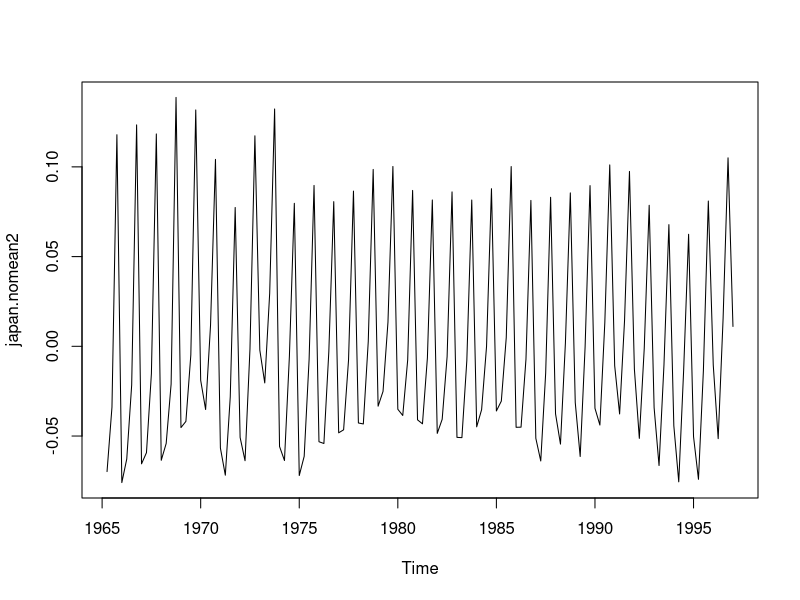

Recreate this plot in R.
library(waveslim)


### Name: ortho.basis
### Title: Derive Orthonormal Basis from Wavelet Packet Tree
### Aliases: ortho.basis
### Keywords: ts

### ** Examples

data(japan)
J <- 4
wf <- "mb8"
japan.mra <- mra(log(japan), wf, J, boundary="reflection")
japan.nomean <-
  ts(apply(matrix(unlist(japan.mra[-(J+1)]), ncol=J, byrow=FALSE), 1, sum),
     start=1955, freq=4)
japan.nomean2 <- ts(japan.nomean[42:169], start=1965.25, freq=4)
plot(japan.nomean2, type="l")
japan.dwpt <- dwpt(japan.nomean2, wf, 6)
japan.basis <-
  ortho.basis(portmanteau.test(japan.dwpt, p=0.01, type="other"))
# Not implemented yet
# par(mfrow=c(1,1))
# plot.basis(japan.basis)
